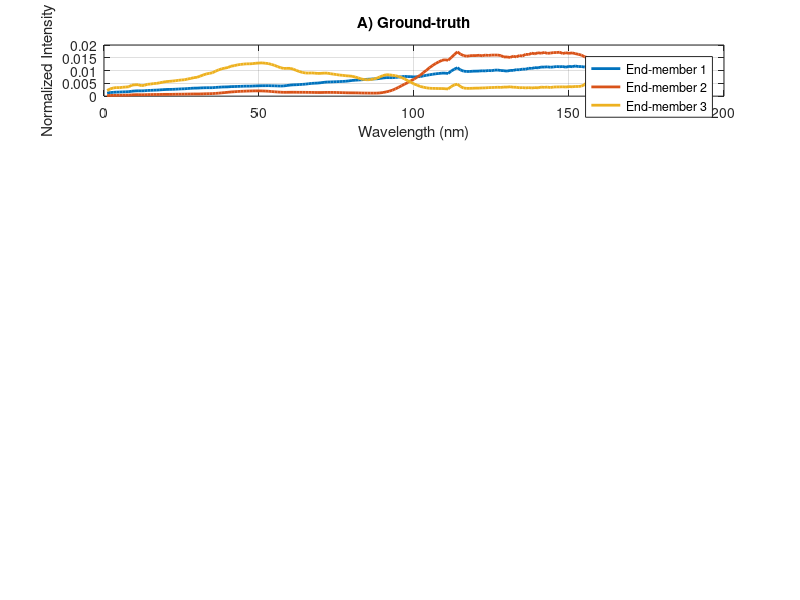
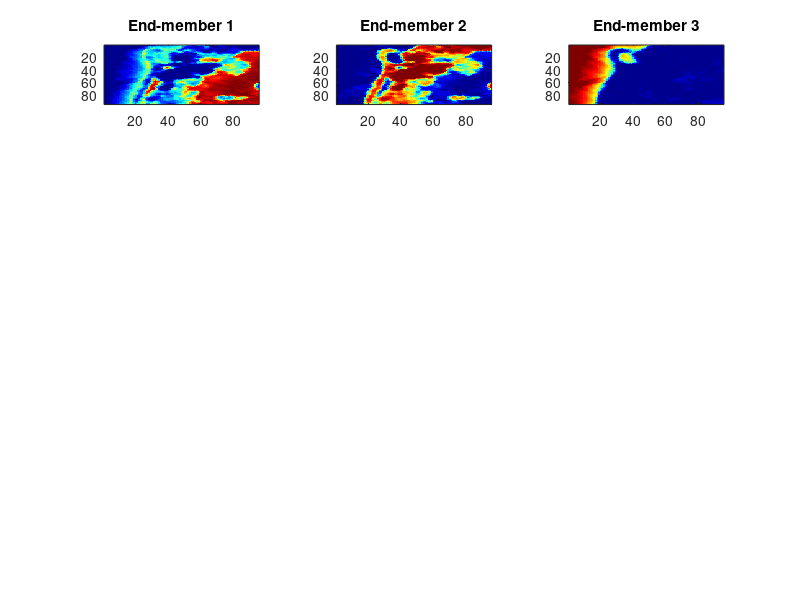

MATLAB code to generate these figures, in order: (Note: this script raises an error after producing the figures.)
%%%%%%%%%%%%%%%%%%%%%%%%%%%%%%%%%%%%%%%%%%%%%%%%%%%%%%%%%%%%%%%%%%
%
% Evaluation of EBEAE-TV with Real Hyperspectral Dataset
%
% Samson    -->     VNIR HSI captured by the NASA AVIRIS system
%                   available  at  https://rslab.ut.ac.ir/data
%
% Ines A. Cruz-Guerrero
% May/2021
%
%%%%%%%%%%%%%%%%%%%%%%%%%%%%%%%%%%%%%%%%%%%%%%%%%%%%%%%%%%%%%%%%%%

clear all; clc; close all;

addpath('Data_base\Samson');
addpath('EBEAE');
addpath('NMF-QMV');
addpath('GraphL');

%%
%%%%%%%%%%%%%%%%%%%%%%%%%%%%%%%%%%%%%%%%%%%%%%%%%%%%%%%%%%%%%%%%%%%%%%%%%%
%  Generate data
%%%%%%%%%%%%%%%%%%%%%%%%%%%%%%%%%%%%%%%%%%%%%%%%%%%%%%%%%%%%%%%%%%%%%%%%%%
N=3;                % Number of End-members
Nsamples=95;       % Size of the Squared Image Nsamples x Nsamples 
SNR=35;             % Level in dB of Gaussian Noise SNR=45,50,55
PSNR=10;            % Level in dB of Shot Noise PSNR=15,20,25

load samson_1.mat
load end3.mat

Ao=A;
Po=M./sum(M);
Xim = reshape(Ao',nRow,nCol,N);
rows=nRow;
columns=nCol;
L=nBand;

%%%%%%%%%%%%%%%%%%%%%%%%%%%%%%%%%%%%%%%%%%%%%%%%%%%
% Plot Ground-Truths of Abundances and End-members
%%%%%%%%%%%%%%%%%%%%%%%%%%%%%%%%%%%%%%%%%%%%%%%%%%%

figure(1);
subplot(5,1,1);
plot(Po,'LineWidth',2); grid on;
xlabel('Wavelength (nm)');
ylabel('Normalized Intensity');
title('A) Ground-truth');
legend('End-member 1','End-member 2','End-member 3');

figure(2)
for i=1:N
    eval(['subplot(5' num2str(N) num2str(i) ');']);
    eval(['imagesc(Xim(:,:,' num2str(i) '),[0,1]);']);
    title(['End-member ' num2str(i)]);
    colormap jet
end
hold on;

%%
%%%%%%%%%%%%%%%%%%%%%%%%%%%%%%%%%%%%%%%%%%%%%%%%%%%%%%%%%%%%%%%%%%%%%%%%%%%
% Generate the observed data Y with noise
%%%%%%%%%%%%%%%%%%%%%%%%%%%%%%%%%%%%%%%%%%%%%%%%%%%%%%%%%%%%%%%%%%%%%%%%%%%
K=rows*columns;
Y=Po*Ao;
Y=AddNoiseFLIM(Y,SNR,PSNR);
Y(Y<0) = 0;                             % Forza valores negativos a cero
Y = Y./repmat(sum(Y,1),L,1);            % Condicion de suma a 1

%%
%%%%%%%%%%%%%%%%%%%%%%%%%%%%%%%%%%%%%%%%%%%%%%%%%%%%%%%%%%%%%%%%%%%%%%%%%%%
% Execute GLNMF Methodology
%%%%%%%%%%%%%%%%%%%%%%%%%%%%%%%%%%%%%%%%%%%%%%%%%%%%%%%%%%%%%%%%%%%%%%%%%%%

disp('%%%%%%%%%%%%%%%%%%%%%%%%%%%%%%%%%%%%');
disp('%%%%%%%%%%%%%%%%%%%%%%%%%%%%%%%%%%%%');
disp('Samson Hyperspecytal Dataset');
disp('%%%%%%%%%%%%%%%%%%%%%%%%%%%%%%%%%%%%');
disp('GLNMF Analysis');
disp('%%%%%%%%%%%%%%%%%%%%%%%%%%%%%');

Pini = VCA(Y,'Endmembers',N,'SNR',1,'verbose','no');
Aini = FCLSU(Y, Pini)';
para_nmf.tol = 1e-3;
para_nmf.itermax = 20;
para_nmf.lambda = 1;
para_nmf.mu = 1e-4;

tic;
[iter, P1, A1]= glnmf(Y, N, Pini, Aini, para_nmf);
T_m1 = toc;

%%%%%%%%%%%%%%%%%%%%%%%%%%%%%%%%%%%%%%%%%%%%%%%%%%%
% Plot Estimated Abundances and End-members
%%%%%%%%%%%%%%%%%%%%%%%%%%%%%%%%%%%%%%%%%%%%%%%%%%%

[A1, P1, ~, ~] = find_perm(Ao,Po, A1, P1);

figure(1);
subplot(5,1,2);
plot(P1,'LineWidth',2); grid on;
xlabel('Wavelength (nm)');
ylabel('Normalized Intensity');
title('B) GLNMF');
legend('End-member 1','End-member 2','End-member 3');

figure(2)
for i=1:N
    eval(['subplot(5,' num2str(N) ',' num2str(i+N) ');']);
    eval(['imagesc(reshape(A1(' num2str(i) ',:),Nsamples,Nsamples),[0 1]);']);
    colormap jet
    if i==2, title('B) GLNMF '); end
end

%%
%%%%%%%%%%%%%%%%%%%%%%%%%%%%%%%%%%%%%%%%%%%%%%%%%%%%%%%%%%%%%%%%%%%%%%%%%%%
% Execute PISINMF Methodology
%%%%%%%%%%%%%%%%%%%%%%%%%%%%%%%%%%%%%%%%%%%%%%%%%%%%%%%%%%%%%%%%%%%%%%%%%%%
disp('%%%%%%%%%%%%%%%%%%%%%%%%%%%%%');
disp('PISINMF');

para.dimX= Nsamples;
para.dimY= Nsamples;
para.tven= 5 ;
para.tau=1e-3;
para.maxiter=20;
para.delta=10;
para.mu= 1e-04;
para.t=35;
para.alpha=1e-03;

tic
[P3,A3] =  PISINMF(Y,N,para);
T_m3=toc;

%%%%%%%%%%%%%%%%%%%%%%%%%%%%%%%%%%%%%%%%%%%%%%%%%%%
% Plot Estimated Abundances and End-members
%%%%%%%%%%%%%%%%%%%%%%%%%%%%%%%%%%%%%%%%%%%%%%%%%%%

[A3, P3, ~, ~] = find_perm(Ao,Po, A3, P3);

figure(1);
subplot(5,1,3);
plot(P3,'LineWidth',2); grid on;
xlabel('Wavelength (nm)');
ylabel('Normalized Intensity');
title('C) PISINMF');
legend('End-member 1','End-member 2','End-member 3');

figure(2);
for i=1:N
    eval(['subplot(5,' num2str(N) ',' num2str(i+2*N) ');']);
    eval(['imagesc(reshape(A3(' num2str(i) ',:),Nsamples,Nsamples),[0 1]);']);
    colormap jet
    if i==2
        title('C) PISINMF');
    end
end

%%
%%%%%%%%%%%%%%%%%%%%%%%%%%%%%%%%%%%%%%%%%%%%%%%%%%%%%%%%%%%%%%%%%%%%%%%%%%%
% Execute NMF-QMV with Total variation
%%%%%%%%%%%%%%%%%%%%%%%%%%%%%%%%%%%%%%%%%%%%%%%%%%%%%%%%%%%%%%%%%%%%%%%%%%%

disp('%%%%%%%%%%%%%%%%%%%%%%%%%%%%%');
disp('NMF-QMV with Total variation');

term ='totalVar';
beta_candidates =   10.^(-5:5);

tic;
[beta_best, P4, A4, results_save] = NMF_QMV(Y, N, beta_candidates, term);
T_m4=toc;

%%%%%%%%%%%%%%%%%%%%%%%%%%%%%%%%%%%%%%%%%%%%%%%%%%%
% Plot Estimated Abundances and End-members
%%%%%%%%%%%%%%%%%%%%%%%%%%%%%%%%%%%%%%%%%%%%%%%%%%%

[A4, P4, ~, ~] = find_perm(Ao,Po, A4, P4);

figure(1);
subplot(5,1,4);
plot(P4,'LineWidth',2); grid on;
xlabel('Wavelength (nm)');
ylabel('Normalized Intensity');
title('D) NMF-QMV');
legend('End-member 1','End-member 2','End-member 3');

figure(2);
for i=1:N
    eval(['subplot(5,' num2str(N) ',' num2str(i+3*N) ');']);
    eval(['imagesc(reshape(A4(' num2str(i) ',:),Nsamples,Nsamples),[0 1]);']);
    colormap jet
    if i==2
        title('D) NMF-QMV');
    end
end
%%
%%%%%%%%%%%%%%%%%%%%%%%%%%%%%%%%%%%%%%%%%%%%%%%%%%%%%%%%%%%%%%%%%%%%%%%%%%%
% Execute EBEAE-TV Methodology
%%%%%%%%%%%%%%%%%%%%%%%%%%%%%%%%%%%%%%%%%%%%%%%%%%%%%%%%%%%%%%%%%%%%%%%%%%%
disp('%%%%%%%%%%%%%%%%%%%%%%%%%%%%%');
disp('EBEAE-TV');

%%%%%%%%%%%%%%%%%%%%%%%%%%%%%
% Define Paremeters of EBEAE
%%%%%%%%%%%%%%%%%%%%%%%%%%%%%
initcond=1;
rho=0.9;
lambda=0.0;
epsilon=1e-3;
maxiter=50;
parallel=0;
normalization=1;
disp_iter=0;

mu=1e-04; nu=1e-05; tau=1e-07;
sc=[mu,nu,tau, Nsamples,Nsamples];
paramvec=[initcond,rho,lambda,epsilon,maxiter,parallel,normalization,disp_iter];

tic;
[P5,A,A5,Yh6]=EBEAE_TV(Y,N,paramvec,sc);
T_m5=toc;

%%%%%%%%%%%%%%%%%%%%%%%%%%%%%%%%%%%%%%%%%%%%%%%%%%%
% Plot Estimated Abundances and End-members
%%%%%%%%%%%%%%%%%%%%%%%%%%%%%%%%%%%%%%%%%%%%%%%%%%%

[A5, P5, ~, ~] = find_perm(Ao,Po, A5, P5);

figure(1);
subplot(5,1,5);
plot(P5,'LineWidth',2); grid on;
xlabel('Wavelength (nm)');
ylabel('Normalized Intensity');
title('E) EBEAE-TV');
legend('End-member 1','End-member 2','End-member 3');

figure(2);
for i=1:N
    eval(['subplot(5,' num2str(N) ',' num2str(i+4*N) ');']);
    eval(['imagesc(reshape(A5(' num2str(i) ',:),Nsamples,Nsamples),[0 1]);']);
    colormap jet
    if i==2
        title('E) EBEAE-TV');
    end
end

%%
%%%%%%%%%%%%%%%%%%%%%%%%%%%%%%%%%%%%%%%%%%%%%%%%%%%%%%%%%%%%%%%%%%%%%%%%%
% Compute Estimation Errors on Abundances and End-members, and Execution
% Time
%%%%%%%%%%%%%%%%%%%%%%%%%%%%%%%%%%%%%%%%%%%%%%%%%%%%%%%%%%%%%%%%%%%%%%%%%
disp('%%%%%%%%%%%%%%%%%%%%%%%%%%%%%%%%%%%%%%%%%%%%%%%%%%%%%%%%%%%%%%%%%%');
disp('%%%%%%%%%%%%%%%%%%%%%%%%%%%%%%%%%%%%%%%%%%%%%%%%%%%%%%%%%%%%%%%%%%');
disp('Average errors');
Er_p1=[];
Er_a1=[];
Er_p3=[];
Er_a3=[];
Er_p4=[];
Er_a4=[];
Er_p5=[];
Er_a5=[];
for i=1:N
        Er_p1=[Er_p1 norm(Po(:,i)-P1(:,i))];        
        Er_a1=[Er_a1 norm(Ao(i,:)-A1(i,:))];
        Er_p3=[Er_p3 norm(Po(:,i)-P3(:,i))];        
        Er_a3=[Er_a3 norm(Ao(i,:)-A3(i,:))];
        Er_p4=[Er_p4 norm(Po(:,i)-P4(:,i))];        
        Er_a4=[Er_a4 norm(Ao(i,:)-A4(i,:))];
        Er_p5=[Er_p5 norm(Po(:,i)-P5(:,i))];        
        Er_a5=[Er_a5 norm(Ao(i,:)-A5(i,:))];
end

disp('%%%%%%%%%%%%%%%%%%%');
disp('Performance Metrics');
disp(['GLNMF Execution time=' num2str(T_m1) ' s']);
disp(['PISINMF Execution time=' num2str(T_m3) ' s']);
disp(['NMF-QMV Execution time=' num2str(T_m4) ' s']);
disp(['EBEAE-TV Execution time=' num2str(T_m5) ' s']); 
disp('%%%%%%%%%%%%%%%%%%%');
disp(['GLNMF Estimation Error in Measurements=' num2str(norm(Y-P1*A1,'fro')/K)]);
disp(['PISINMF Estimation Error in Measurements=' num2str(norm(Y-P3*A3,'fro')/K)]);
disp(['NMF-QMV Estimation Error in Measurements=' num2str(norm(Y-P4*A4,'fro')/K)]);
disp(['EBEAE-TV Estimation Error in Measurements=' num2str(norm(Y-P5*A5,'fro')/K)]);
disp('%%%%%%%%%%%%%%%%%%%');
disp(['GLNMF Estimation Error in End-members=' num2str(mean(Er_p1))]);
disp(['PISINMF Estimation Error in End-members=' num2str(mean(Er_p3))]);
disp(['NMF-QMV Estimation Error in End-members=' num2str(mean(Er_p4))]);
disp(['EBEAE-TV Estimation Error in End-members=' num2str(mean(Er_p5))]);
disp('%%%%%%%%%%%%%%%%%%%');
disp(['GLNMF Estimation Error in Abundances=' num2str(mean(Er_a1))]);
disp(['PISINMF Estimation Error in Abundances=' num2str(mean(Er_a3))]);
disp(['NMF-QMV Estimation Error in Abundances=' num2str(mean(Er_a4))]);
disp(['EBEAE-TV Estimation Error in Abundances=' num2str(mean(Er_a5))]);
% 
disp('%%%%%%%%%%%%%%%%%%%%%%%%%%%%%%%%%%%%%%%%%%%%%%%%%%%%%%%%%%%%%%%%%%');
disp('%%%%%%%%%%%%%%%%%%%%%%%%%%%%%%%%%%%%%%%%%%%%%%%%%%%%%%%%%%%%%%%%%%');
disp('Distance from a point to a set');
Er_p1=[];
Er_a1=[];
Er_p3=[];
Er_a3=[];
Er_p4=[];
Er_a4=[];
Er_p5=[];
Er_a5=[];
for i=1:N
    for j=1:N
        Er_p1=[Er_p1 norm(Po(:,i)-P1(:,j))];        
        Er_a1=[Er_a1 norm(Ao(i,:)-A1(j,:))];
        Er_p3=[Er_p3 norm(Po(:,i)-P3(:,j))];        
        Er_a3=[Er_a3 norm(Ao(i,:)-A3(j,:))];
        Er_p4=[Er_p4 norm(Po(:,i)-P4(:,j))];        
        Er_a4=[Er_a4 norm(Ao(i,:)-A4(j,:))];
        Er_p5=[Er_p5 norm(Po(:,i)-P5(:,j))];        
        Er_a5=[Er_a5 norm(Ao(i,:)-A5(j,:))];
    end
end
disp('%%%%%%%%%%%%%%%%%%%');
disp('Performance Metrics');
disp(['GLNMF Execution time=' num2str(T_m1) ' s']);
disp(['PISINMF Execution time=' num2str(T_m3) ' s']);
disp(['NMF-QMV Execution time=' num2str(T_m4) ' s']);
disp(['EBEAE-TV Execution time=' num2str(T_m5) ' s']); 
disp('%%%%%%%%%%%%%%%%%%%');
disp(['GLNMF Estimation Error in Measurements=' num2str(norm(Y-P1*A1,'fro')/K)]);
disp(['PISINMF Estimation Error in Measurements=' num2str(norm(Y-P3*A3,'fro')/K)]);
disp(['NMF-QMV Estimation Error in Measurements=' num2str(norm(Y-P4*A4,'fro')/K)]);
disp(['EBEAE-TV Estimation Error in Measurements=' num2str(norm(Y-P5*A5,'fro')/K)]);
disp('%%%%%%%%%%%%%%%%%%%');
disp(['GLNMF Estimation Error in End-members=' num2str(min(Er_p1)/(2*N))]);
disp(['PISINMF Estimation Error in End-members=' num2str(min(Er_p3)/(2*N))]);
disp(['NMF-QMV Estimation Error in End-members=' num2str(min(Er_p4)/(2*N))]);
disp(['EBEAE-TV Estimation Error in End-members=' num2str(min(Er_p5)/(2*N))]);
disp('%%%%%%%%%%%%%%%%%%%');
disp(['GLNMF Estimation Error in Abundances=' num2str(min(Er_a1)/(2*N))]);
disp(['PISINMF Estimation Error in Abundances=' num2str(min(Er_a3)/(2*N))]);
disp(['NMF-QMV Estimation Error in Abundances=' num2str(min(Er_a4)/(2*N))]);
disp(['EBEAE-TV Estimation Error in Abundances=' num2str(min(Er_a5)/(2*N))]);